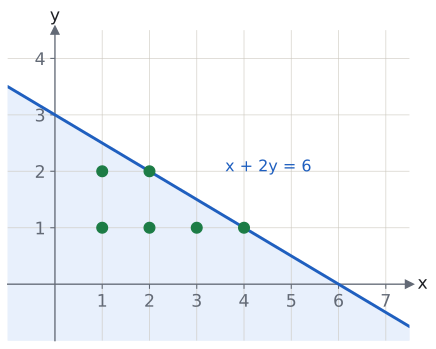

This figure's Python source:
import sys; sys.path.insert(0, "tools")
from cizim import *

# Ders örneği: x + 2y ≤ 6 bölgesi; x ve y pozitif tam sayı olan 6 nokta yeşil.
fig, ax = sekil(5.4, 4.2)
eksenler(ax, x=(-1, 7.5), y=(-1, 4.5))
ax.set_xticks(range(1, 8)); ax.set_yticks(range(1, 5))
xs = np.linspace(-1, 7.5, 200)
ax.fill_between(xs, -1, 3 - xs / 2, color=MAVI_ACIK, zorder=0.2)
ax.plot(xs, 3 - xs / 2, color=MAVI, zorder=3)
for i in range(1, 7):
    for j in range(1, 4):
        if i + 2 * j <= 6:
            ax.plot(i, j, "o", color=YESIL, markersize=8, zorder=5)
ax.text(3.6, 2.0, "x + 2y = 6", color=MAVI, fontsize=12)
kaydet(fig, __file__)
